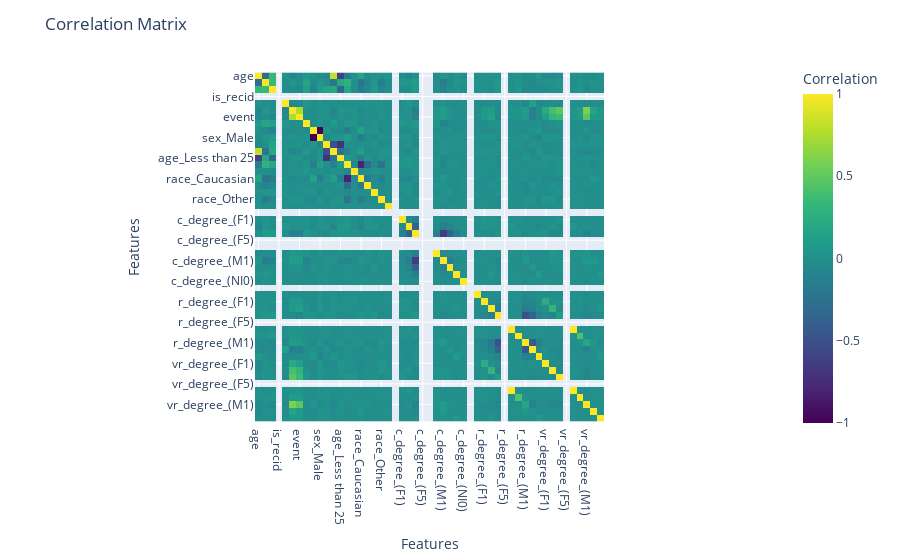

The notebook cell saved with this chart:
### Code cell
df_noNan = df_encoded.dropna()
plot_correlation_matrix(df_noNan)

### Figure 1 — Plotly figure (JSON) as saved in the notebook; plotly's stock layout.template omitted (floating-point values rounded to 4 significant figures; data arrays with more than 128 entries replaced by an {"elided": "..."} marker saying what was removed)
{"data": [{"coloraxis": "coloraxis", "hovertemplate": "Feature 1: %{y}<br>Feature 2: %{x}<br>Correlation: %{z}<extra></extra>", "name": "0", "type": "heatmap", "x": ["age", "decile_score", "priors_count", "is_recid", "r_days_from_arrest", "is_violent_recid", "event", "duration", "sex_Female", "sex_Male", "age_25 - 45", "age_Greater than 45", "age_Less than 25", "race_African-American", "race_Asian", "race_Caucasian", "race_Hispanic", "race_Native American", "race_Other", "c_degree_(CO3)", "c_degree_(CT)", "c_degree_(F1)", "c_degree_(F2)", "c_degree_(F3)", "c_degree_(F5)", "c_degree_(F6)", "c_degree_(F7)", "c_degree_(M1)", "c_degree_(M2)", "c_degree_(MO3)", "c_degree_(NI0)", "c_degree_(TCX)", "r_degree_(CO3)", "r_degree_(F1)", "r_degree_(F2)", "r_degree_(F3)", "r_degree_(F5)", "r_degree_(F6)", "r_degree_(F7)", "r_degree_(M1)", "r_degree_(M2)", "r_degree_(MO3)", "vr_degree_(F1)", "vr_degree_(F2)", "vr_degree_(F3)", "vr_degree_(F5)", "vr_degree_(F6)", "vr_degree_(F7)", "vr_degree_(M1)", "vr_degree_(M2)", "vr_degree_(MO3)"], "xaxis": "x", "y": ["age", "decile_score", "priors_count", "is_recid", "r_days_from_arrest", "is_violent_recid", "event", "duration", "sex_Female", "sex_Male", "age_25 - 45", "age_Greater than 45", "age_Less than 25", "race_African-American", "race_Asian", "race_Caucasian", "race_Hispanic", "race_Native American", "race_Other", "c_degree_(CO3)", "c_degree_(CT)", "c_degree_(F1)", "c_degree_(F2)", "c_degree_(F3)", "c_degree_(F5)", "c_degree_(F6)", "c_degree_(F7)", "c_degree_(M1)", "c_degree_(M2)", "c_degree_(MO3)", "c_degree_(NI0)", "c_degree_(TCX)", "r_degree_(CO3)", "r_degree_(F1)", "r_degree_(F2)", "r_degree_(F3)", "r_degree_(F5)", "r_degree_(F6)", "r_degree_(F7)", "r_degree_(M1)", "r_degree_(M2)", "r_degree_(MO3)", "vr_degree_(F1)", "vr_degree_(F2)", "vr_degree_(F3)", "vr_degree_(F5)", "vr_degree_(F6)", "vr_degree_(F7)", "vr_degree_(M1)", "vr_degree_(M2)", "vr_degree_(MO3)"], "yaxis": "y", "z": {"elided": "51x51 float values"}}], "layout": {"coloraxis": {"colorbar": {"title": {"text": "Correlation"}}, "colorscale": [[0, "#440154"], [0.1111, "#482878"], [0.2222, "#3e4989"], [0.3333, "#31688e"], [0.4444, "#26828e"], [0.5556, "#1f9e89"], [0.6667, "#35b779"], [0.7778, "#6ece58"], [0.8889, "#b5de2b"], [1, "#fde725"]]}, "margin": {"t": 60}, "title": {"text": "Correlation Matrix"}, "xaxis": {"anchor": "y", "constrain": "domain", "domain": [0, 1], "scaleanchor": "y", "title": {"text": "Features"}}, "yaxis": {"anchor": "x", "autorange": "reversed", "constrain": "domain", "domain": [0, 1], "title": {"text": "Features"}}}}
